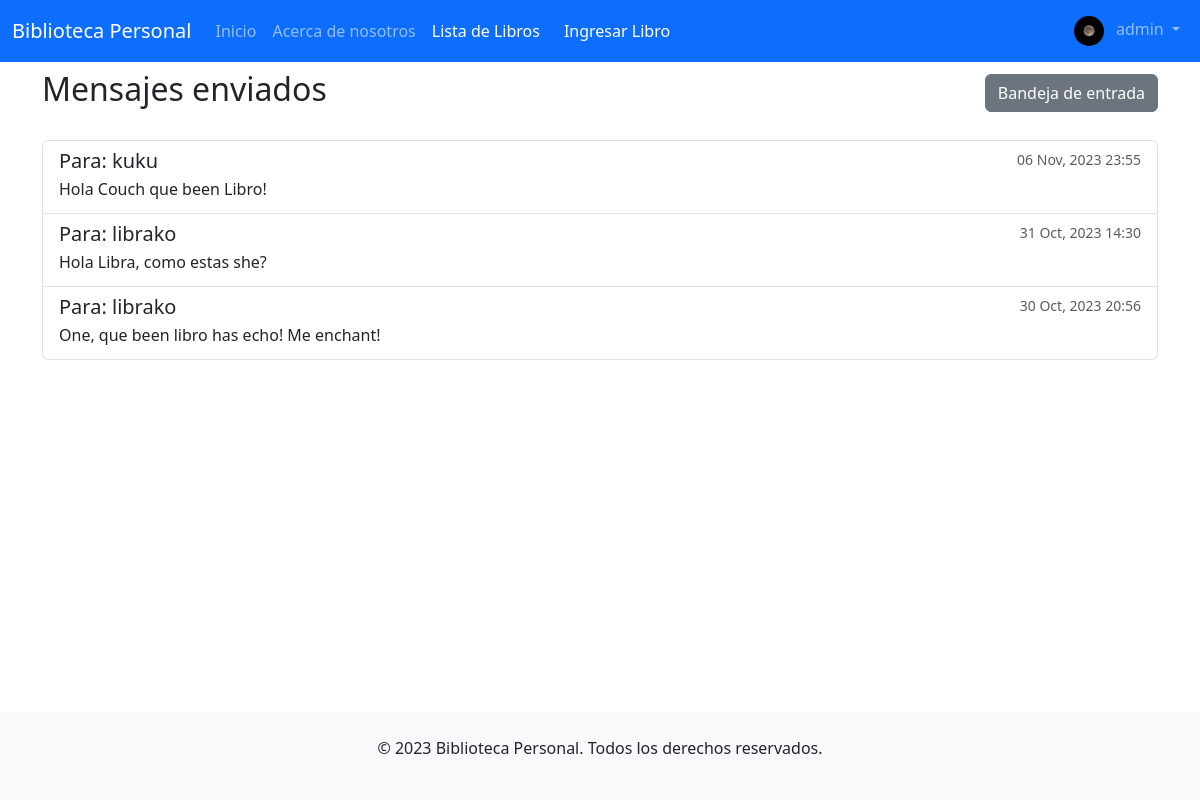
The app's page /mensajes/mensajes/enviados/ (signed in), older data.
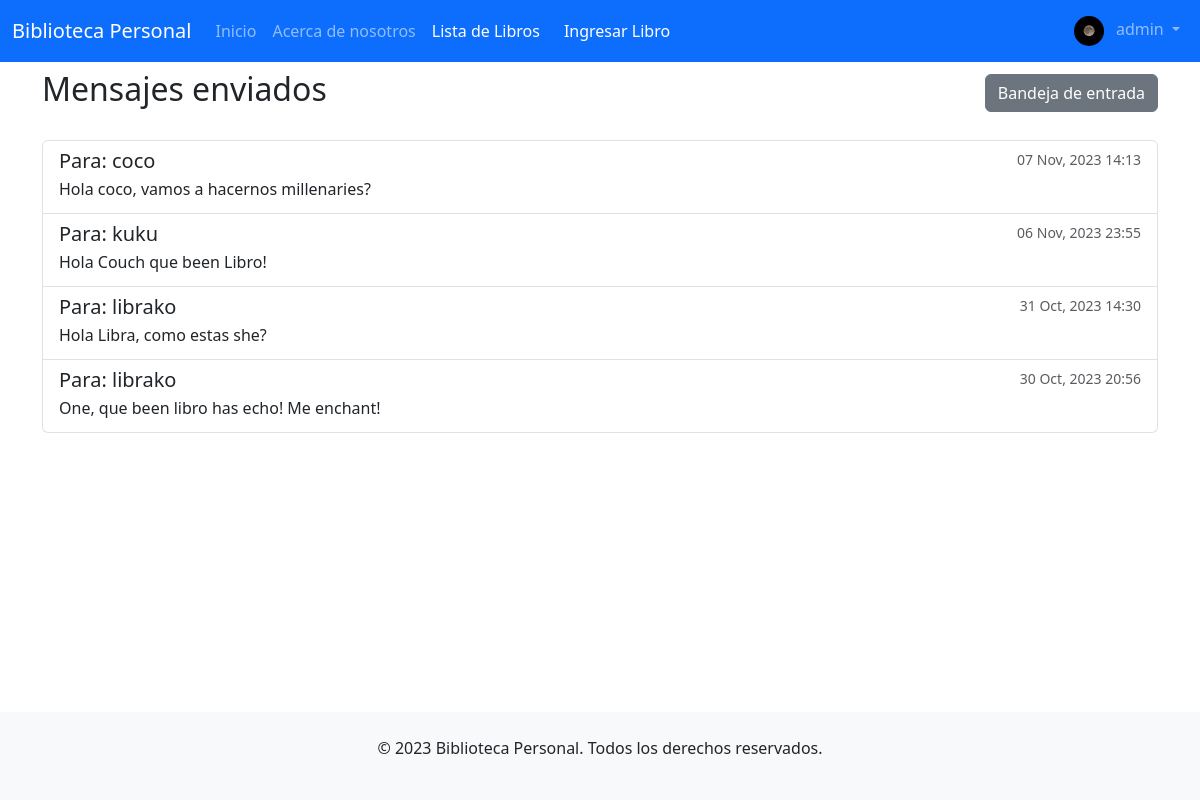
The same page, newer data.
### mensajeria/models.py (models this page shows, shortened)
class Mensaje(models.Model):
    emisor = models.ForeignKey(User, related_name='mensajes_enviados', on_delete=models.CASCADE)
    receptor = models.ForeignKey(User, related_name='mensajes_recibidos', on_delete=models.CASCADE)
    contenido = models.TextField()
    fecha_enviado = models.DateTimeField(auto_now_add=True)
    leido = models.BooleanField(default=False)
    mensaje_original = models.ForeignKey('self', null=True, blank=True, on_delete=models.SET_NULL, related_name='respuestas')

### mensajeria/views.py (the view)
# urls.py: path('mensajes/enviados/', views.mensajes_enviados, name='mensajes_enviados'),
def mensajes_enviados(request):
    mensajes = Mensaje.objects.filter(emisor=request.user).order_by('-fecha_enviado')
    return render(request, 'mensajeria/mensajes_enviados.html', {'mensajes': mensajes})

### mensajeria/templates/mensajeria/mensajes_enviados.html (shortened to what this page needs)
{% extends "inicio/homepage.html" %} {% block content %}
<div class="d-flex justify-content-between align-items-center">
    <h2>Mensajes enviados</h2>
    <div>
        <a href="{% url 'bandeja_entrada' %}" class="btn btn-secondary">Bandeja de entrada</a>
    </div>
</div>
  {% if mensajes %}
  <ul class="list-group mt-4">
    {% for mensaje in mensajes %}
    <li class="list-group-item">
      <div class="d-flex w-100 justify-content-between">
        <h5 class="mb-1">Para: {{ mensaje.receptor.username }}</h5>
        <small class="text-muted"
          >{{ mensaje.fecha_enviado|date:"d M, Y H:i" }}</small
        >
      </div>
      <p class="mb-1">{{ mensaje.contenido|truncatewords:20 }}</p>
    </li>
    {% endfor %}
  </ul>
  {% else %}
  <div class="alert alert-info mt-3">No has enviado ningún mensaje aún.</div>
  {% endif %}
{% endblock %}

Row changes from the older to the newer data that the page shows:
added Mensaje: receptor.username "coco", fecha_enviado "07 Nov, 2023 14:13", contenido "Hola coco, vamos a hacernos millenaries?"
